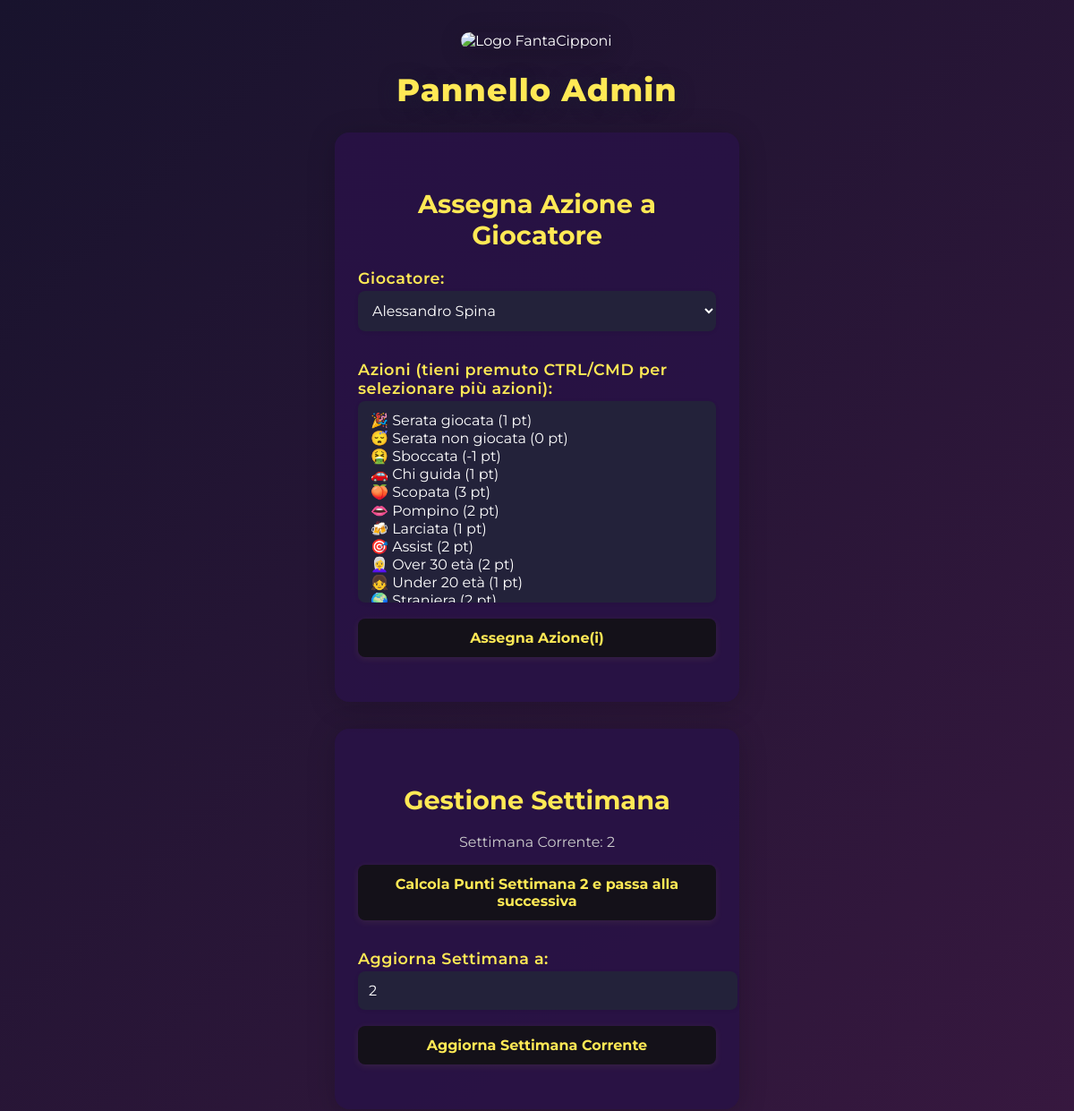
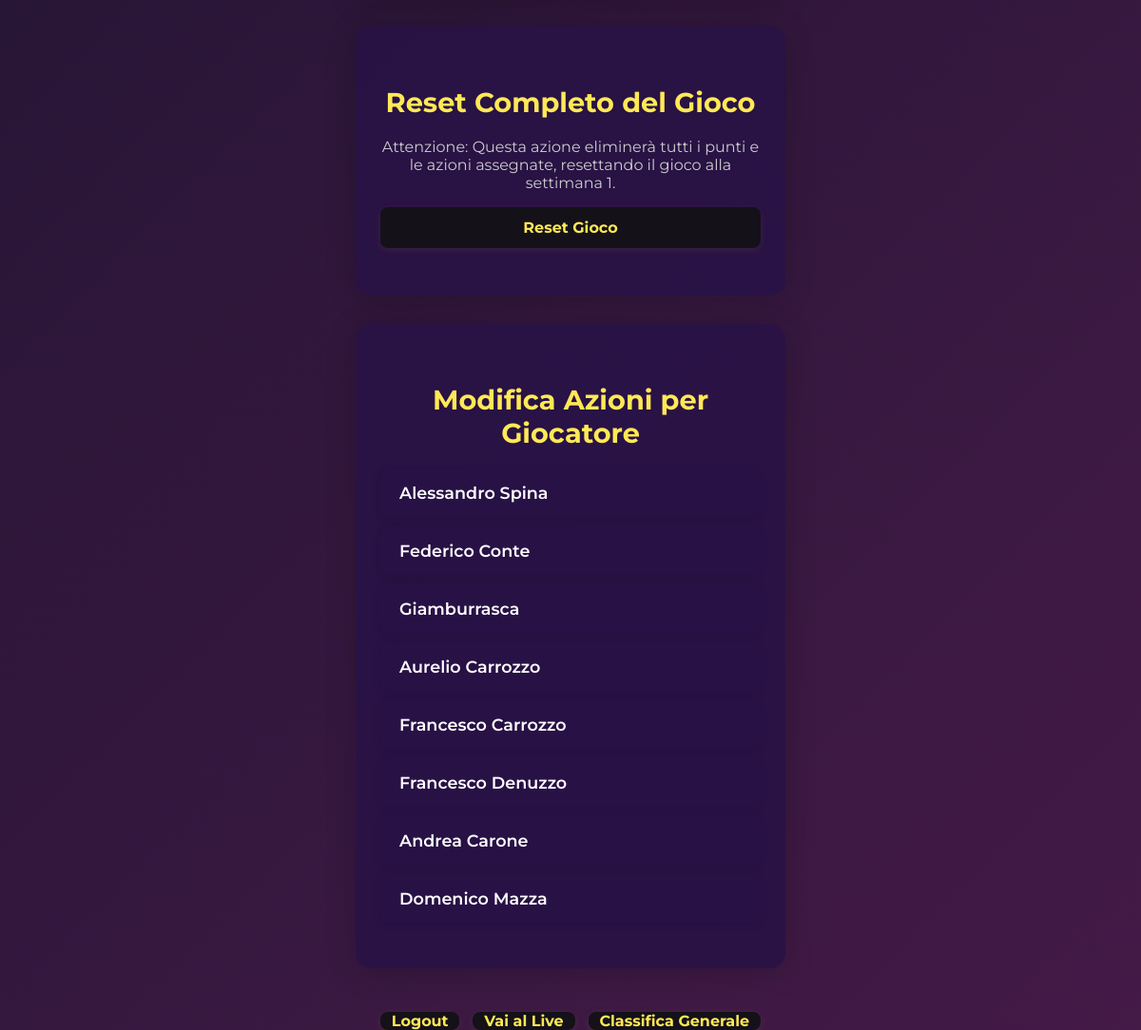
/admin (signed in), run on the app's committed database (2 pictures, top to bottom).
### app.py (models this page shows)
class Amico(db.Model):
    id = db.Column(db.Integer, primary_key=True)
    nome = db.Column(db.String(100), unique=True, nullable=False)
    logo_url = db.Column(db.String(200), nullable=True)
    punti = db.Column(db.Float, default=0)
    azioni = db.relationship('Azione', backref='amico_catalogo', lazy=True) # Changed backref to avoid conflict

### app.py (the view)
@app.route('/admin', methods=['GET'])
def admin():
    if not session.get('logged_in'):
        return redirect(url_for('login'))
    amici = Amico.query.all()
    azioni_catalogo = Azione.query.all()
    return render_template(
        'admin.html',
        amici=amici,
        azioni=azioni_catalogo,
        settimana_corrente=settimana_corrente,
        amico=None,
        azioni_assegnate=[]
    )

### templates/admin.html (shortened to what this page needs)
<!DOCTYPE html>
<html lang="it">
<head>
</head>
<body>
    <img src="/static/logo.jpeg" alt="Logo FantaCipponi" class="logo-img">
    <h1 class="admin-title">Pannello Admin</h1>
    <div class="admin-container">
        <div class="admin-form">
            <h2>Assegna Azione a Giocatore</h2>
            <form method="POST" action="{{ url_for('assegna_azione') }}">
                <label for="giocatore">Giocatore:</label>
                <select name="giocatore" id="giocatore">
                    {% for amico in amici %}
                        <option value="{{ amico.id }}">{{ amico.nome }}</option>
                    {% endfor %}
                </select>
                <label for="azioni">Azioni (tieni premuto CTRL/CMD per selezionare più azioni):</label>
                <select name="azioni" id="azioni" multiple size="10">
                    {% for azione in azioni %}
                        <option value="{{ azione.id }}">{{ azione.emoji }} {{ azione.nome }} ({{ '%g'|format(azione.punti) }} pt)</option>
                    {% endfor %}
                </select>
                <button type="submit" class="button-dark">Assegna Azione(i)</button>
            </form>
        </div>
        <div class="admin-form">
            <h2>Gestione Settimana</h2>
            <p style="text-align: center; color: #ccc;">Settimana Corrente: {{ settimana_corrente }}</p>
            <form action="{{ url_for('admin_calcola_settimana') }}" method="post">
                <button type="submit" class="button-dark">Calcola Punti Settimana {{ settimana_corrente }} e passa alla successiva</button>
            </form>
            <form action="{{ url_for('admin_aggiorna_settimana') }}" method="post">
                <label for="settimana_corrente_input">Aggiorna Settimana a:</label>
                <input type="number" name="settimana_corrente" id="settimana_corrente_input" value="{{ settimana_corrente }}" min="1">
                <button type="submit" class="button-dark">Aggiorna Settimana Corrente</button>
            </form>
        </div>
        <div class="admin-form">
            <h2>Reset Completo del Gioco</h2>
            <p style="text-align: center; color: #ccc;">Attenzione: Questa azione eliminerà tutti i punti e le azioni assegnate, resettando il gioco alla settimana 1.</p>
            <form action="{{ url_for('admin_reset') }}" method="post">
                <button type="submit" class="button-dark" onclick="return confirm('Sei sicuro di voler resettare il gioco? Questa operazione è irreversibile!')">Reset Gioco</button>
            </form>
        </div>
        <div class="admin-form player-list">
            <h2>Modifica Azioni per Giocatore</h2>
            <ul>
                {% for amico in amici %}
                    <li>
                        <a href="{{ url_for('admin_modifica_azioni', amico_id=amico.id) }}">
                            {{ amico.nome }}
                        </a>
                    </li>
                {% endfor %}
            </ul>
        </div>
        <div class="admin-links">
            <a href="{{ url_for('logout') }}" class="button-dark">Logout</a>
            <a href="{{ url_for('live') }}" class="button-dark">Vai al Live</a>
            <a href="{{ url_for('giocatori') }}" class="button-dark">Classifica Generale</a>
        </div>
    </div>
</body>
</html>

### templates/admin.html (style rules this page uses)
body { margin: 0; background: linear-gradient(135deg, #18132d 0%, #441a47 100%); font-family: 'Montserrat', Arial, sans-serif; color: #fff; min-height: 100vh; }
.logo-img { display: block; max-width: 170px; margin: 36px auto 18px auto; border-radius: 1.5rem; box-shadow: 0 4px 28px 0 rgba(0,0,0,0.18); }
.admin-title { text-align: center; font-size: 2.2rem; font-weight: 800; color: #ffe955; letter-spacing: 1px; margin-bottom: 26px; text-shadow: 0 4px 20px #1a1a30; }
.admin-container { display: flex; flex-direction: column; align-items: center; gap: 18px; padding: 0 20px; }
.admin-form { background: rgba(40,18,70,0.88); border-radius: 16px; padding: 32px 26px; box-shadow: 0 4px 32px rgba(0,0,0,0.19); margin-bottom: 12px; width: 100%; max-width: 400px; }
label { font-size: 1.1rem; font-weight: 600; color: #ffe955; display: block; margin-top: 14px; margin-bottom: 4px; letter-spacing: 0.5px; }
select, button, input[type="number"] { width: 100%; padding: 12px; border-radius: 8px; border: none; font-size: 1rem; margin-bottom: 18px; background: #23223a; color: #fff; font-family: inherit; box-shadow: 0 1px 4px rgba(0,0,0,0.08); transition: box-shadow 0.18s; }
.button-dark { background: #141119; color: #ffe955; font-weight: bold; border: none; cursor: pointer; border-radius: 8px; transition: background 0.18s, color 0.18s; box-shadow: 0 2px 8px 0 rgba(255,233,85,0.08); }
.admin-links { display: flex; justify-content: center; gap: 14px; flex-wrap: wrap; margin: 16px 0 0 0; width: 100%; max-width: 400px; }
.admin-links a { text-decoration: none; flex-grow: 1; text-align: center; }
h2 { text-align: center; color: #ffe955; font-size: 1.8rem; margin-top: 30px; margin-bottom: 20px; width: 100%; max-width: 400px; }
.player-list ul { list-style: none; padding: 0; width: 100%; max-width: 400px; }
.player-list li { background: rgba(40,18,70,0.7); border-radius: 10px; margin-bottom: 10px; padding: 15px 20px; display: flex; justify-content: space-between; align-items: center; box-shadow: 0 2px 10px rgba(0,0,0,0.1); }
.player-list li a { color: #fff; text-decoration: none; font-weight: 600; font-size: 1.1rem; flex-grow: 1; }

### data on the page
Amico: nome "Alessandro Spina"
Amico: nome "Federico Conte"
Amico: nome "Giamburrasca"
Amico: nome "Aurelio Carrozzo"
Amico: nome "Francesco Carrozzo"
Amico: nome "Francesco Denuzzo"
Amico: nome "Andrea Carone"
Amico: nome "Domenico Mazza"

### other printed values
{{ settimana_corrente }} "2"
form field giocatore "Alessandro Spina"
